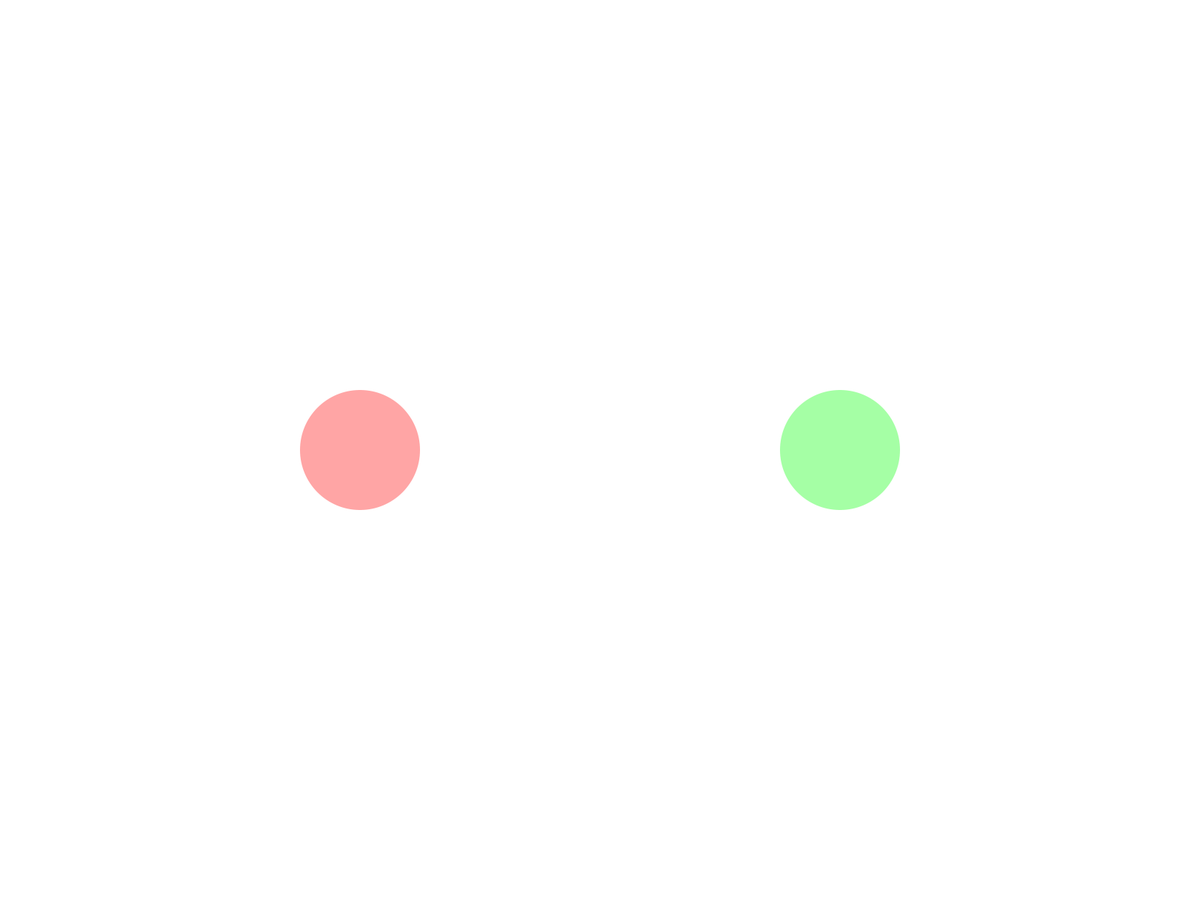
Frame 1 (no input)
Frame 60 (the mouse pressed at the canvas centre just before this capture): identical to frame 1, image omitted
Frame 120 (the mouse held since frame 60 and released just before this capture): identical to frame 1, image omitted

The Processing sketch that drew this single still picture (run headless with seeded random() and noise(); from frame 60 on, the mouse is pressed at the canvas centre):

// Processing sketch: desigualidad3
// ── desigualidad3.pde
Esferas p1;


int tam1;
int tam2;
int radio1;
int radio2;


void setup() {

   fullScreen();
  p1 = new Esferas();

  tam1 = 160;
  tam2 = 160;
  radio1 = tam1/2;
  radio2 = tam2/2;
}


void draw () {


  p1.dibujar();
  p1.cambiatamA();
  p1.cambiatamB();
}

// ── Esfera.pde
class Esferas {
  int posXp1, posYp1;
  int posXp2, posYp2;
  color c1;
  color c2;
  color f;
  int umbralmin;


  Esferas () {

    posXp1 = width/2-width/5;
    posYp1 = height/2;
    posXp2 = width/2 + width/5;
    posYp2 = height  /2;
    c1 = color (255, 0, 0,90);
    c2 = color (0, 255, 0,90);
    f = color (255);
    umbralmin = 50;
  }

  void dibujar () {
    background (f);
    noStroke();
    fill (c1);
    ellipse (posXp1, posYp1, tam1, tam1);
    fill (c2);
    ellipse (posXp2, posYp2, tam2, tam2);
  }


  void cambiatamA() {
    float distanciaCentro = dist (posXp2, posYp2, mouseX, mouseY);
    if (distanciaCentro  <=  radio1 && tam2 > umbralmin) {
      tam1 += 1.3;      
      tam2 -=0.4;
      f = color (#F2C4BC,90);
    } else {
      f = color(255);
    }
  }


  void cambiatamB() {
    float distanciaCentro = dist (posXp1, posYp1, mouseX, mouseY);
    if (distanciaCentro  <=  radio2 && tam1 > umbralmin) {
      tam2 += 1.3;
      tam1 -=0.4;
      f = color (#B2EF96,90);
    }
  }
}
